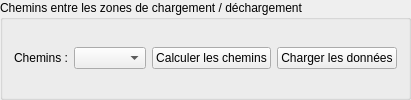
             <widget class="QGroupBox" name="groupBox_7">
              <property name="title">
               <string>Chemins entre les zones de chargement / déchargement</string>
              </property>
              <layout class="QVBoxLayout" name="verticalLayout_19">
               <item>
                <layout class="QHBoxLayout" name="horizontalLayout_8">
                 <item>
                  <widget class="QLabel" name="label_8">
                   <property name="enabled">
                    <bool>true</bool>
                   </property>
                   <property name="sizePolicy">
                    <sizepolicy hsizetype="Fixed" vsizetype="Preferred">
                     <horstretch>0</horstretch>
                     <verstretch>0</verstretch>
                    </sizepolicy>
                   </property>
                   <property name="text">
                    <string>Chemins :</string>
                   </property>
                   <property name="wordWrap">
                    <bool>false</bool>
                   </property>
                  </widget>
                 </item>
                 <item>
                  <widget class="QgsMapLayerComboBox" name="input_layer_ad_zst">
                   <property name="enabled">
                    <bool>true</bool>
                   </property>
                   <property name="sizePolicy">
                    <sizepolicy hsizetype="Preferred" vsizetype="Fixed">
                     <horstretch>0</horstretch>
                     <verstretch>0</verstretch>
                    </sizepolicy>
                   </property>
                   <property name="allowEmptyLayer">
                    <bool>true</bool>
                   </property>
                  </widget>
                 </item>
                 <item>
                  <widget class="QPushButton" name="pushButtonCalculCheminVersZST">
                   <property name="sizePolicy">
                    <sizepolicy hsizetype="Preferred" vsizetype="Fixed">
                     <horstretch>0</horstretch>
                     <verstretch>0</verstretch>
                    </sizepolicy>
                   </property>
                   <property name="text">
                    <string>Calculer les chemins</string>
                   </property>
                  </widget>
                 </item>
                 <item>
                  <widget class="QPushButton" name="pushButton_7">
                   <property name="sizePolicy">
                    <sizepolicy hsizetype="Preferred" vsizetype="Maximum">
                     <horstretch>0</horstretch>
                     <verstretch>0</verstretch>
                    </sizepolicy>
                   </property>
                   <property name="text">
                    <string>Charger les données</string>
                   </property>
                   <property name="autoExclusive">
                    <bool>false</bool>
                   </property>
                   <property name="autoDefault">
                    <bool>false</bool>
                   </property>
                   <property name="default">
                    <bool>false</bool>
                   </property>
                   <property name="flat">
                    <bool>false</bool>
                   </property>
                  </widget>
                 </item>
                </layout>
               </item>
              </layout>
             </widget>
